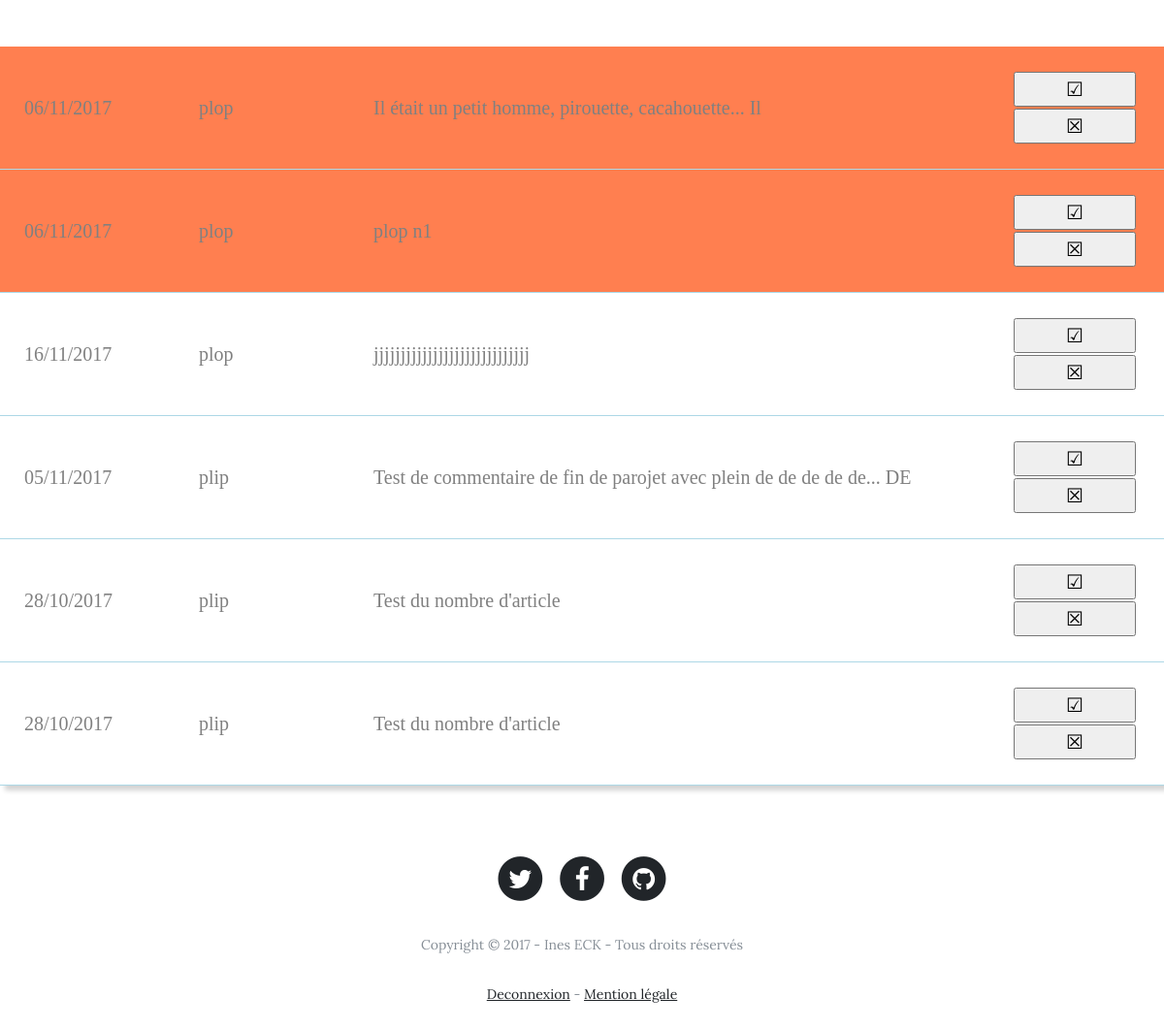
The page /index.php?commentAdmin (signed in, lower part) on the database as committed earlier.
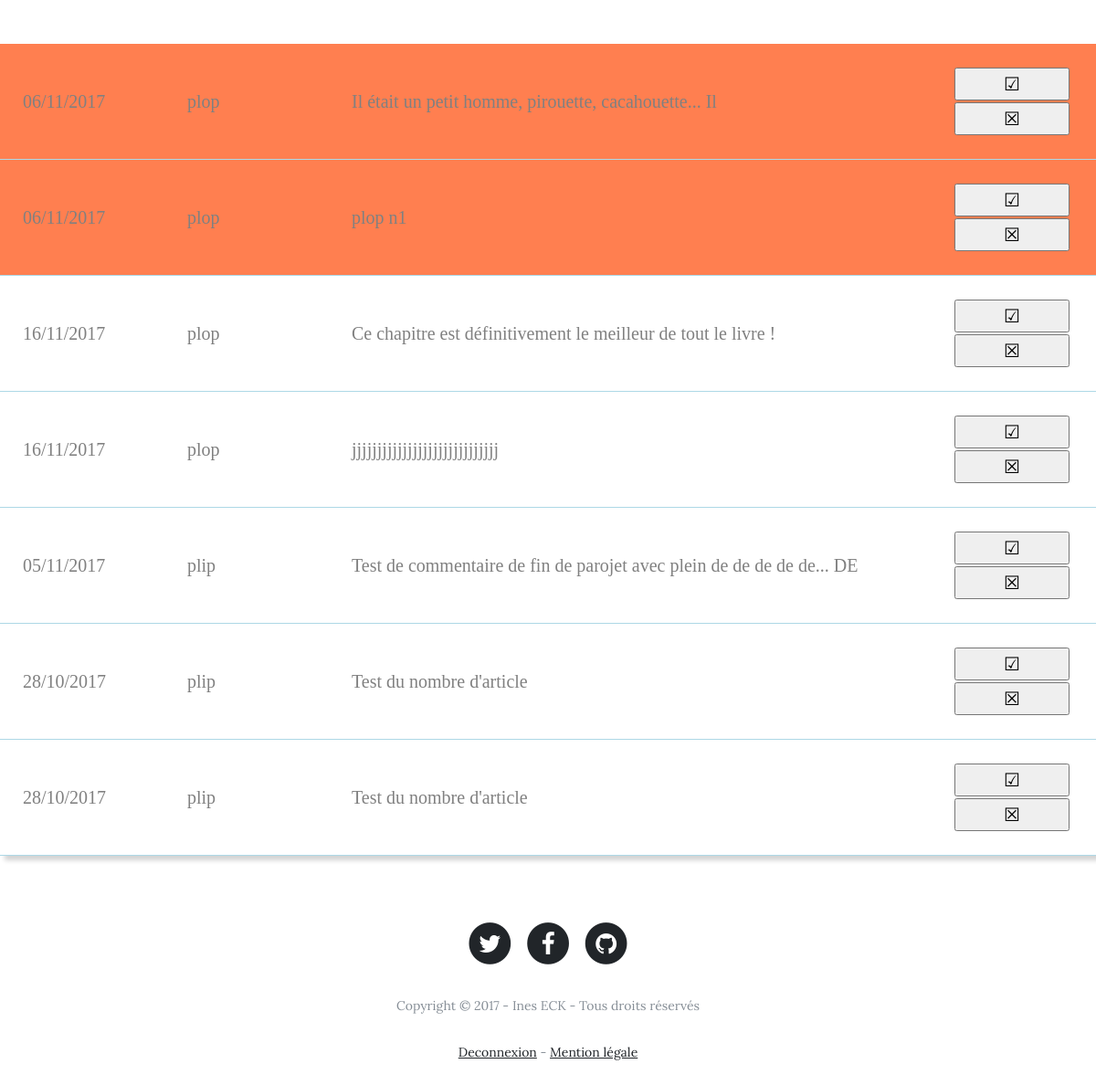
The same page on the database as committed later.
### tables this page shows
CREATE TABLE `Comment` (
  `id` int(10) NOT NULL,
  `content` text NOT NULL,
  `dateCreation` datetime NOT NULL,
  `id_article` int(10) NOT NULL,
  `signaler` tinyint(1) NOT NULL DEFAULT '0',
  `id_user` int(10) NOT NULL
);

CREATE TABLE `User` (
  `id` int(10) NOT NULL,
  `mail` varchar(100) NOT NULL,
  `prenom` varchar(100) NOT NULL,
  `mdp` varchar(200) NOT NULL,
  `admin` tinyint(1) NOT NULL DEFAULT '0'
);

### index.php (called while the page is built, shortened)
<?php
include 'controller/Controller.php';
$controller= new Controller();
if(empty($_SERVER['QUERY_STRING'])){
  $controller->homeController();
}
elseif(isset($_GET['article'])){
  $controller->articleController($_GET['article']);
}
elseif(isset($_GET['connexion'])){
  $controller->connexionController($_GET['connexion']);
}
elseif(isset($_GET['mentionLegale'])){
  $controller->mentionController($_GET['mentionLegale']);
}
elseif(isset($_GET['inscription'])){
  $controller->inscriptionController($_GET['inscription']);
}
elseif(isset($_GET['commentConnect'])){
  $controller->commentController($_GET['commentConnect']);
}
elseif(isset($_GET['articleAdmin'])){
  $controller->articleAdmin($_GET['articleAdmin']);
}
elseif(isset($_GET['commentAdmin'])){
  $controller->commentAdmin($_GET['commentAdmin']);
}
elseif(isset($_GET['articleAdd'])){
  $controller->articleAdd($_GET['articleAdd']);
}
elseif(isset($_GET['login'])){
  ControllerLogin::getLogin();
}
elseif(isset($_GET['inscripValid'])){
  ControllerInscript::getInscript();
}
elseif(isset($_GET['deconnexion'])){
  ControllerDeconnexion::deconnexionController();
}
elseif(isset($_GET['signaler'])){
   ControllerSignaler::signalEffect();
}
elseif(isset($_GET['modifierArticle'])){
   $controller->modifierArticle($_POST['id']);
}
elseif(isset($_GET['articleModifier'])){
  ControllerArticle::modifierArticle();
}
elseif(isset($_GET['supprimerArticle'])){
  ControllerArticle::supprimerArticle();
}
elseif(isset($_GET['accepterComment'])){
  ControllerComment::accepterComment();
}
elseif(isset($_GET['supprimerComment'])){
   ControllerComment::supprimerComment();
}
elseif(isset($_GET['commentAdd'])){
   ControllerCommentAdd::commentAdd();
}
elseif(isset($_GET['articleAddAdmin'])){
   ControllerArticle::articleAddAdmin();
}
else{
  $controller->errorController();
}

### model/DatabaseConnexion.php (called while the page is built)
<?php
class DatabaseConnexion {
  public static function getDatabaseConnect() {
    try
    {
      $dsn = "mysql:host=localhost;dbname=blog-p3-MVC";
      $db_user = "lerna";
      $db_mdp = "lerna";
      $db = new PDO($dsn,$db_user,$db_mdp);
      $db->setAttribute(PDO::ATTR_DEFAULT_FETCH_MODE, PDO::FETCH_ASSOC);
    }
    catch(Exception $e)
    {
      die('Erreur : '.$e->getMessage());
    }
    return $db;
  }
}

### model/AbstractEntityRepository.php (called while the page is built, shortened)
<?php
class AbstractEntityRepository{
  public function __construct(){
    $this->db=DatabaseConnexion::getDatabaseConnect();
  }
}

### model/CommentRepository.php (called while the page is built, shortened)
<?php
require_once('Comment.php');
require_once('AbstractEntityRepository.php');
class CommentRepository extends AbstractEntityRepository{
  public function findAllBySignale(){
    $req = $this -> db -> query('SELECT Comment.*, User.prenom as author FROM Comment INNER JOIN User WHERE User.id = Comment.id_user ORDER BY `signaler` DESC, dateCreation DESC');
    $req->setFetchMode(PDO::FETCH_CLASS|PDO::FETCH_PROPS_LATE, 'Comment');
    $req -> execute();
    $datas = $req -> fetchAll();
    return $datas;
  }
}

### view/commentAdmin.php (the view, shortened to what this page needs)
<div class="containerAdmin">
  <table><div id="haut"></div>
    <?php foreach ($comments as $comment):
      if($comment->getSignaler()== '1'){
        echo "<tr id='signalOk'>";
      }else echo "<tr id='signalNo'>"
    ?>
        <td style="width:15%"><?php echo $comment -> getDateCreation(); ?></td>
        <td style="width:15%"><?php echo $comment -> getAuthor(); ?></td>
        <td style="width:55%"><?php echo $comment -> getContent(); ?></td>
        <td style="width:15%">
          <form method="post" action="index.php?accepterComment#haut">
            <input class="submitBillet" type="submit" value="&#9745;" title="Accepter">
          </form>
          <form method="post" action="index.php?supprimerComment#haut">
            <input class="submitBillet" type="submit" value="&#9746;" title="Supprimer">
          </form>
        </td>
    </tr>
    <?php endforeach; ?>
  </table>
</div>

### model/Comment.php (shortened to what this page needs)
<?php
class Comment{
  protected $author;
  protected $content;
  protected $dateCreation;
  protected $signaler;
  public function getAuthor(){
    return $this->author;
  }
  public function getContent(){
    return $this->content;
  }
  public function getSignaler(){
    return $this->signaler;
  }
  public function getDateCreation(){
    try {
        $date = new DateTime($this->dateCreation);
    } catch (Exception $e) {
        echo $e->getMessage();
        exit(1);
    }
    echo $date->format('d/m/Y');
  }
}

Rows that differ between the two databases and show on the page:
added comment: dateCreation "16/11/2017", id_user.prenom "plop", content "Ce chapitre est définitivement le meilleur de tout le livre !"
